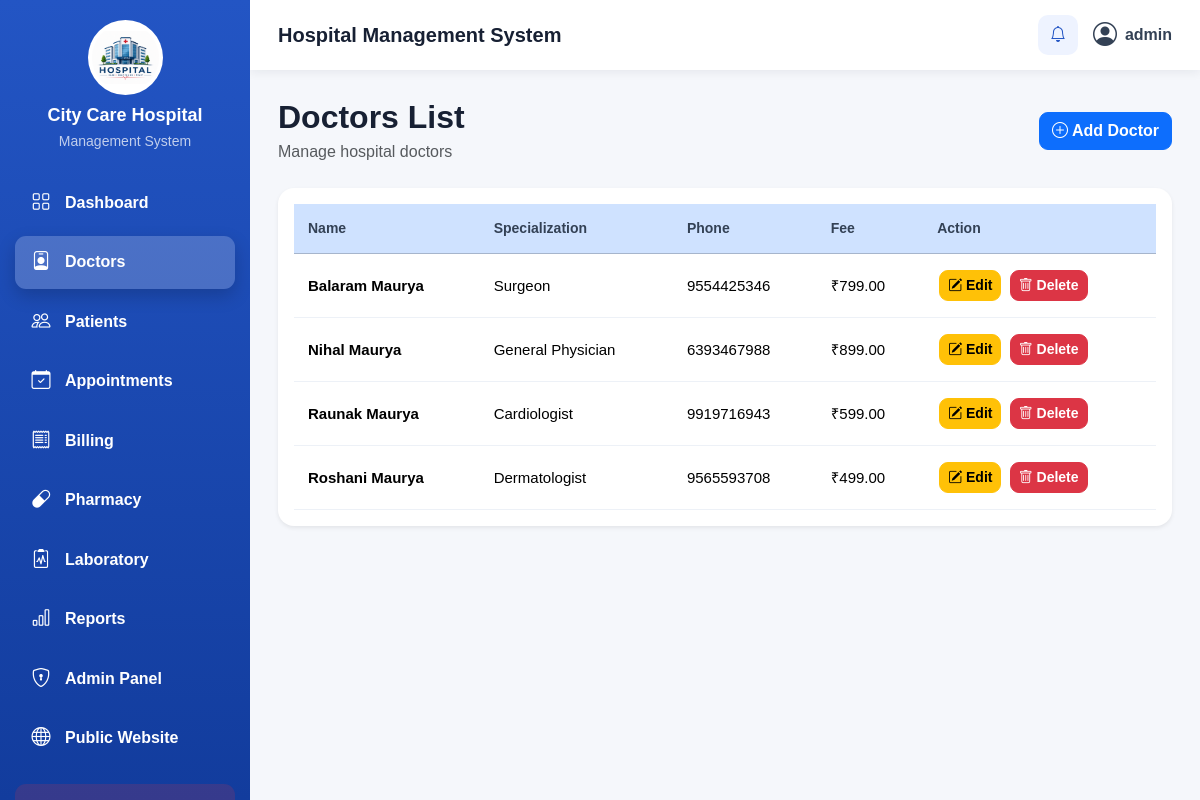
The app's page /doctors/ (signed in) with its own data.
### management/models.py (models this page shows, shortened)
class Doctor(models.Model):
    GENDER_CHOICES = [
        ("Male", "Male"),
        ("Female", "Female"),
        ("Other", "Other"),
    ]
    name = models.CharField(
        max_length=100
    )
    email = models.EmailField(
        blank=True
    )
    specialization = models.CharField(
        max_length=100
    )
    qualification = models.CharField(
        max_length=150,
        blank=True
    )
    medical_registration_number = models.CharField(
        max_length=100,
        blank=True
    )
    experience = models.PositiveIntegerField(
        default=0,
        help_text="Experience in years"
    )
    department = models.ForeignKey(
        Department,
        on_delete=models.SET_NULL,
        null=True,
        blank=True,
        related_name="doctors"
    )
    phone = models.CharField(
        max_length=15
    )
    aadhaar_number = models.CharField(
        max_length=12,
        blank=True
    )
    date_of_birth = models.DateField(
        null=True,
        blank=True
    )
    gender = models.CharField(
        max_length=10,
        choices=GENDER_CHOICES,
        blank=True
    )
    address = models.TextField(
        blank=True
    )
    joining_date = models.DateField(
        null=True,
        blank=True
    )
    photo = models.ImageField(
        upload_to="doctors/",
        blank=True,
        null=True
    )
    fee = models.DecimalField(
        max_digits=10,
        decimal_places=2,
        default=0
    )
    is_active = models.BooleanField(
        default=True
    )
    created_at = models.DateTimeField(
        auto_now_add=True
    )
    updated_at = models.DateTimeField(
        auto_now=True
    )
    class Meta:
        ordering = ["name"]

### management/views.py (the view)
@role_or_admin_required(['Staff'])
def doctors(request):
    doctor_list = Doctor.objects.all()
    return render(
        request,
        "doctors.html",
        {
            "doctors":
                doctor_list
        }
    )

### management/views.py (called while the page is built, shortened)
def is_admin(user):
    return (
        user.is_authenticated
        and user.is_active
        and user.is_staff
        and user.is_superuser
    )

def role_or_admin_required(allowed_roles):
    def decorator(view_function):
        @wraps(view_function)
        @login_required(login_url="login")
        def wrapper(request, *args, **kwargs):
            if is_admin(request.user):
                return view_function(request, *args, **kwargs)
        return wrapper
    return decorator

### templates/doctors.html (shortened to what this page needs)
{% extends 'base.html' %}
{% block content %}
<div class="d-flex justify-content-between align-items-center mb-4">
    <div>
        <h2 class="fw-bold mb-1">Doctors List</h2>
        <p class="text-muted mb-0">Manage hospital doctors</p>
    </div>
    <a href="{% url 'add_doctor' %}" class="btn btn-primary">
        <i class="bi bi-plus-circle"></i>
        Add Doctor
    </a>
</div>
<div class="card border-0 shadow-sm rounded-4">
    <div class="card-body">
        <div class="table-responsive">
            <table class="table table-hover align-middle">
                <thead class="table-primary">
                    <tr>
                        <th>Name</th>
                        <th>Specialization</th>
                        <th>Phone</th>
                        <th>Fee</th>
                        <th>Action</th>
                    </tr>
                </thead>
                <tbody>
                    {% for doctor in doctors %}
                    <tr>
                        <td class="fw-semibold">
                            {{ doctor.name }}
                        </td>
                        <td>
                            {{ doctor.specialization }}
                        </td>
                        <td>
                            {{ doctor.phone }}
                        </td>
                        <td>
                            ₹{{ doctor.fee }}
                        </td>
                        <td>
                            <a
                                href="{% url 'edit_doctor' doctor.id %}"
                                class="btn btn-warning btn-sm"
                            >
                                <i class="bi bi-pencil-square"></i>
                                Edit
                            </a>
                            <a
                                href="{% url 'delete_doctor' doctor.id %}"
                                class="btn btn-danger btn-sm"
                            >
                                <i class="bi bi-trash"></i>
                                Delete
                            </a>
                        </td>
                    </tr>
                    {% empty %}
                    <tr>
                        <td colspan="5" class="text-center text-muted py-4">
                            No doctors found.
                        </td>
                    </tr>
                    {% endfor %}
                </tbody>
            </table>
        </div>
    </div>
</div>
{% endblock %}

### templates/base.html (shortened to what this page needs)
{% load static %}
<!DOCTYPE html>
<html lang="en">
<head>
    <link
        href="https://cdn.jsdelivr.net/npm/bootstrap@5.3.3/dist/css/bootstrap.min.css"
        rel="stylesheet"
    >
    <link
        rel="stylesheet"
        href="https://cdn.jsdelivr.net/npm/bootstrap-icons@1.11.3/font/bootstrap-icons.min.css"
    >
    <link
        rel="stylesheet"
        href="{% static 'css/style.css' %}"
    >
</head>
<body class="{% if request.user.is_authenticated and request.user.userprofile.role == 'Patient' %}patient-layout{% else %}admin-layout{% endif %}">
<div class="sidebar">
    <div class="sidebar-brand">
        <img
            src="{% static 'images/hospital photo/logo.png' %}"
            alt="City Care Hospital Logo"
        >
        <h4>
            <b>City Care Hospital</b>
        </h4>
        <small>
            {% if request.user.is_authenticated and request.user.userprofile.role == "Patient" %}
                Patient Portal
            {% else %}
                Management System
            {% endif %}
        </small>
    </div>
    <nav class="sidebar-menu">
        {% if request.user.is_authenticated and request.user.userprofile.role == "Patient" %}
            <a
                href="{% url 'patient_dashboard' %}"
                class="{% if request.resolver_match.url_name == 'patient_dashboard' %}active{% endif %}"
            >
                <i class="bi bi-grid"></i>
                <b>Dashboard</b>
            </a>
            <a
                href="{% url 'patient_appointments' %}"
                class="{% if request.resolver_match.url_name == 'patient_appointments' %}active{% endif %}"
            >
                <i class="bi bi-calendar-check"></i>
                <b>My Appointments</b>
            </a>
            <a
                href="{% url 'patient_new_appointment' %}"
                class="{% if request.resolver_match.url_name == 'patient_new_appointment' %}active{% endif %}"
            >
                <i class="bi bi-calendar-plus"></i>
                <b>New Appointment</b>
            </a>
            <a
                href="{% url 'patient_bills' %}"
                class="{% if request.resolver_match.url_name == 'patient_bills' %}active{% endif %}"
            >
                <i class="bi bi-receipt"></i>
                <b>My Bills</b>
            </a>
            <a
                href="{% url 'patient_laboratory' %}"
                class="{% if request.resolver_match.url_name == 'patient_laboratory' %}active{% endif %}"
            >
                <i class="bi bi-clipboard2-pulse"></i>
                <b>Laboratory</b>
            </a>
            <a
                href="{% url 'patient_pharmacy' %}"
                class="{% if request.resolver_match.url_name == 'patient_pharmacy' %}active{% endif %}"
            >
                <i class="bi bi-capsule"></i>
                <b>Pharmacy</b>
            </a>
            <a
                href="{% url 'patient_profile' %}"
                class="{% if request.resolver_match.url_name == 'patient_profile' %}active{% endif %}"
            >
                <i class="bi bi-person-circle"></i>
                <b>My Profile</b>
            </a>
        {% else %}
            {% with role=request.user.userprofile.role %}
            <a
                href="{% if role == 'Doctor' %}{% url 'doctor_dashboard' %}{% elif role == 'Nurse' %}{% url 'nurse_dashboard' %}{% elif role == 'Staff' %}{% url 'staff_dashboard' %}{% else %}{% url 'dashboard' %}{% endif %}"
                class="{% if request.resolver_match.url_name in 'dashboard doctor_dashboard nurse_dashboard staff_dashboard' %}active{% endif %}"
            >
                <i class="bi bi-grid"></i>
                <b>Dashboard</b>
            </a>
            {% if role == 'Staff' or request.user.is_superuser %}
                <a href="{% url 'doctors' %}" class="{% if request.resolver_match.url_name == 'doctors' %}active{% endif %}">
                    <i class="bi bi-person-badge"></i><b>Doctors</b>
                </a>
            {% endif %}
            {% if role == 'Staff' or role == 'Doctor' or role == 'Nurse' or request.user.is_superuser %}
                <a href="{% url 'patients' %}" class="{% if request.resolver_match.url_name == 'patients' %}active{% endif %}">
                    <i class="bi bi-people"></i><b>Patients</b>
                </a>
                <a href="{% url 'appointments' %}" class="{% if request.resolver_match.url_name == 'appointments' %}active{% endif %}">
                    <i class="bi bi-calendar-check"></i><b>Appointments</b>
                </a>
            {% endif %}
            {% if role == 'Staff' or role == 'Doctor' or request.user.is_superuser %}
                <a href="{% url 'billing_list' %}" class="{% if request.resolver_match.url_name == 'billing_list' %}active{% endif %}">
                    <i class="bi bi-receipt"></i><b>Billing</b>
                </a>
            {% endif %}
            {% if role == 'Staff' or role == 'Nurse' or request.user.is_superuser %}
                <a href="{% url 'medicines' %}" class="{% if request.resolver_match.url_name == 'medicines' %}active{% endif %}">
                    <i class="bi bi-capsule"></i><b>Pharmacy</b>
                </a>
            {% endif %}
            {% if role == 'Staff' or role == 'Doctor' or role == 'Nurse' or request.user.is_superuser %}
                <a href="{% url 'laboratory' %}" class="{% if request.resolver_match.url_name == 'laboratory' %}active{% endif %}">
                    <i class="bi bi-clipboard2-pulse"></i><b>Laboratory</b>
                </a>
            {% endif %}
            {% if role == 'Staff' or role == 'Doctor' or request.user.is_superuser %}
                <a href="{% url 'reports' %}" class="{% if request.resolver_match.url_name == 'reports' %}active{% endif %}">
                    <i class="bi bi-bar-chart"></i><b>Reports</b>
                </a>
            {% endif %}
            {% endwith %}
            {% if request.user.is_superuser %}
                <a
                    href="{% url 'admin_panel' %}"
                    class="{% if request.resolver_match.url_name == 'admin_panel' %}active{% endif %}"
                >
                    <i class="bi bi-shield-lock"></i>
                    <b>Admin Panel</b>
                </a>
            {% endif %}
        {% endif %}
        <a href="{% url 'user_home' %}">
            <i class="bi bi-globe"></i>
            <b>Public Website</b>
        </a>
        {% if request.user.is_authenticated %}
            <a href="{% url 'logout' %}" class="logout-link">
                <i class="bi bi-box-arrow-right"></i>
            </a>
        {% else %}
            <a href="{% url 'login' %}">
                <i class="bi bi-box-arrow-in-right"></i>
                <b>Login</b>
            </a>
        {% endif %}
    </nav>
</div>
<div class="main-wrapper">
    <header class="topbar">
        <div>
            <h5 class="mb-0">
                <b>
                    {% if request.user.is_authenticated and request.user.userprofile.role == "Patient" %}
                        Patient Portal
                    {% else %}
                        Hospital Management System
                    {% endif %}
                </b>
            </h5>
        </div>
        <div class="topbar-actions">
            <button
                type="button"
                class="icon-button"
                title="Notifications"
            >
                <i class="bi bi-bell"></i>
            </button>
            <div class="admin-box">
                <i class="bi bi-person-circle"></i>
                {% if request.user.is_authenticated %}
                    <span>
                        {{ request.user.username }}
                    </span>
                {% else %}
                    <span>
                        Guest
                    </span>
                {% endif %}
            </div>
        </div>
    </header>
    <main class="page-content">
        {% block content %}
        {% endblock %}
    </main>
</div>
</body>
</html>

### static/css/style.css (style rules this page uses)
:root { --primary: #2355c4; --primary-dark: #123c9d; --background: #f5f7fb; --text-dark: #172033; --text-muted: #64748b; --border: #e2e8f0; }
* { box-sizing: border-box; }
body { margin: 0; min-height: 100vh; background: var(--background); color: var(--text-dark); font-family: Arial, sans-serif; }
a { text-decoration: none; }
.sidebar { position: fixed; top: 0; left: 0; z-index: 1000; width: 250px; height: 100vh; padding: 20px 15px; overflow-y: auto; color: white; background: linear-gradient( 180deg, var(--primary), var(--primary-dark) ); }
.sidebar-brand { margin-bottom: 25px; text-align: center; }
.sidebar-brand img { width: 75px; height: 75px; padding: 4px; margin-bottom: 10px; object-fit: contain; background: white; border-radius: 50%; }
.sidebar-brand h4 { margin: 0; font-size: 18px; }
.sidebar-brand small { display: block; margin-top: 4px; color: rgba(255, 255, 255, 0.72); }
.sidebar-menu { display: flex; flex-direction: column; gap: 7px; }
.sidebar-menu a { display: flex; align-items: center; gap: 12px; padding: 12px 14px; color: white; border-radius: 11px; transition: 0.25s ease; }
.sidebar-menu a i { width: 24px; font-size: 19px; text-align: center; }
.sidebar-menu a.active { color: white; background: rgba(255, 255, 255, 0.2); box-shadow: 0 7px 18px rgba(0, 0, 0, 0.18); }
.sidebar-menu .logout-link { margin-top: 12px; background: rgba(220, 53, 69, 0.18); }
.main-wrapper { min-height: 100vh; margin-left: 250px; }
.topbar { position: sticky; top: 0; z-index: 900; height: 70px; padding: 0 28px; display: flex; justify-content: space-between; align-items: center; background: white; box-shadow: 0 2px 10px rgba(15, 23, 42, 0.07); }
.topbar-actions { display: flex; align-items: center; gap: 15px; }
.icon-button { width: 40px; height: 40px; border: none; border-radius: 10px; color: var(--primary); background: #eef3ff; transition: 0.25s; }
.admin-box { display: flex; align-items: center; gap: 8px; color: #334155; font-weight: 600; }
.admin-box i { font-size: 24px; }
.page-content { padding: 28px; }
.card { border: none; transition: 0.3s ease; }
.card-body { font-size: 15px; }
.table { width: 100%; margin-bottom: 0; }
.table thead th { padding: 14px; white-space: nowrap; color: #334155; font-size: 14px; vertical-align: middle; }
.table tbody td { padding: 14px; vertical-align: middle; border-color: #edf1f7; }
.btn { border-radius: 9px; font-weight: 600; }
.btn-sm { margin: 2px; }

### records on screen
Doctor: name "Balaram Maurya", specialization "Surgeon", phone "9554425346", fee "799.00"
Doctor: name "Nihal Maurya", specialization "General Physician", phone "6393467988", fee "899.00"
Doctor: name "Raunak Maurya", specialization "Cardiologist", phone "9919716943", fee "599.00"
Doctor: name "Roshani Maurya", specialization "Dermatologist", phone "9565593708", fee "499.00"

### other values on screen
{{ request.user.username }} "admin"
